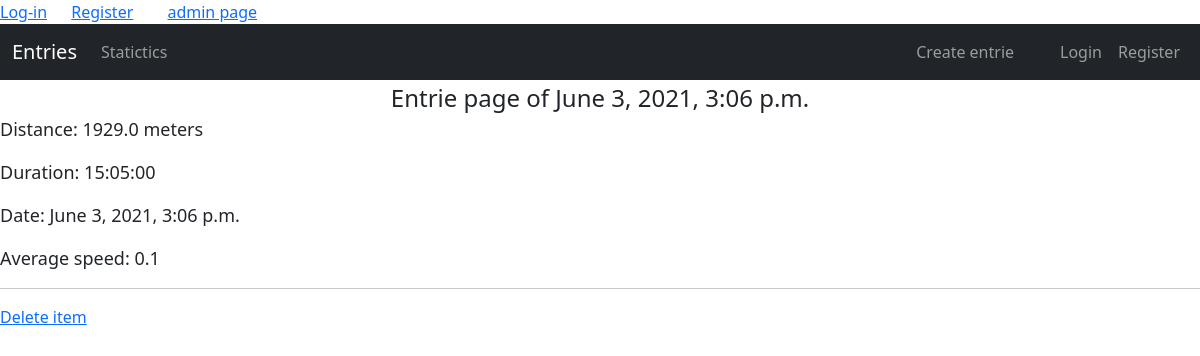
Page /report/entrie/den/2 on the committed database.
### report/models.py (models this page shows, shortened)
class Entries(models.Model):
    date = models.DateTimeField(default=datetime.now)
    week_number = models.PositiveIntegerField(null=True)
    distance = models.FloatField(null=False)
    duration = models.DurationField()
    user = models.ForeignKey(User, on_delete=models.CASCADE)
    def get_absolute_delete_url(self):
        return f"/report/entrie/{self.id}/delete"
    def get_distance_in_km(self):
        return self.distance/1000
    def get_duration_in_seconds(self):
        return self.duration.total_seconds()
    def get_average_speed(self):
        hours = self.get_duration_in_seconds()/60/60
        res = self.get_distance_in_km()/hours
        return "%.1f" % res

### report/views.py (the view)
# urls.py: path('entrie/<username>/<int:pk>', views.EntriesDetailView.as_view(), name='entries-detail'),
class EntriesDetailView(DetailView):
    model = models.Entries
    context_object_name = 'object'
    template_name = "report/entries-detail.html"

### templates/report/entries-detail.html (shortened to what this page needs)
{% extends "report/entries.html" %}
{% load static %}
{% block content %}
{% include "report/report-header.html" %}
    <div style="font-size: x-large; font:bold; text-align:center">
        Entrie page of {{object.date}}
    </div>
    <div>
      <p style="font-size: large;">Distance: {{ object.distance }} meters</p>
      <p style="font-size: large;">Duration: {{ object.duration }}</p>
      <p style="font-size: large;">Date: {{ object.date }}</p>
      <p style="font-size: large;">Average speed: {{ object.get_average_speed }}</p>
    </div>
    <hr>
    <a href="{{ object.get_absolute_delete_url }}">Delete item</a>
{% endblock content %}

### rows in the picture
Entries: date "June 3, 2021, 3:06 p.m.", distance "1929.0", duration "15:05:00", get_average_speed "0.1"
